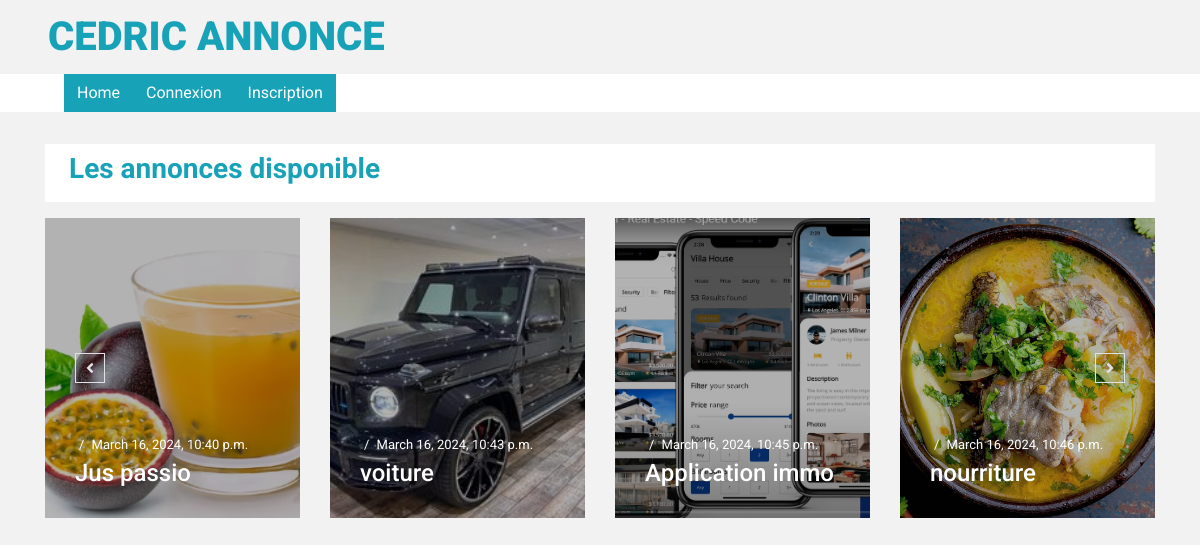
The page / on the database its author committed.
### app/models.py (models this page shows, shortened)
class PostApproved(models.Model):
    user = models.ForeignKey(User, on_delete=models.CASCADE)
    title = models.CharField(max_length=255)
    image = models.ImageField(upload_to='post_images/', null=True, blank=True)
    category = models.CharField(max_length=255)
    created_at = models.DateTimeField(auto_now_add=True)
    content = models.TextField()

### app/views.py (the view)
# urls.py: path('', views.index, name='index'),
def index(request):
    approved_posts = PostApproved.objects.all()
    return render(request, 'index.html', {'approved_posts': approved_posts})

### app/templates/index.html (shortened to what this page needs)
{% load static %}
<!DOCTYPE html>
<html lang="en">
<head>
    <link href="https://cdnjs.cloudflare.com/ajax/libs/font-awesome/5.15.0/css/all.min.css" rel="stylesheet">
    <link href="{% static 'lib/owlcarousel/assets/owl.carousel.min.css' %}" rel="stylesheet">
    <link  rel="stylesheet" href="{% static 'css/style.css' %}" >
</head>
<body>
        <div class="row align-items-center py-2 px-lg-5">
            <div class="col-lg-4">
                <a href="" class="navbar-brand d-none d-lg-block">
                    <h1 class="m-0 display-5 text-uppercase"><span class="text-info">Cedric Annonce</span></h1>
                </a>
            </div>
        </div>
    <div class="container-fluid p-0 mb-3">
        <nav class="navbar navbar-expand-lg bg-light navbar-light py-2 py-lg-0 px-lg-5">
            {% if user.is_authenticated %}
            <div class="collapse navbar-collapse justify-content-between px-0 px-lg-3" id="navbarCollapse">
                <div class="navbar-nav mr-auto py-0">
                    <a href="{% url 'index' %}" class="nav-item btn btn-info">Home</a>
                    {% if user.is_superuser %}
                    <a href="{% url 'review_posts' %}" class="nav-item btn btn-info">Confirmation</a>
                    {% endif %}
                    <a href="{% url 'createpost' %}" class="btn btn-info">Fait une annonce</a>
                    {% if user.is_authenticated %}
                    <h6>Bienvenue, {{ user.username}} </h6>
                    {% endif %}
                </div>
                <div class="input-group ml-auto" style="width: 100%; max-width: 300px;">
                    <a href="{% url 'logout' %}" class="btn btn-outline-info mx-3 mt-2 d-block"> Se Deconnecter</a>
                    </div>
                </div>
            </div>
            {% else %}
            <div class="collapse navbar-collapse justify-content-between px-0 px-lg-3" id="navbarCollapse">
                <div class="navbar-nav mr-auto py-0">
                    <a href="{% url 'index' %}" class="btn btn-info">Home</a>
                    <a href="{% url 'login' %}" class="btn btn-info">Connexion</a>
                    <a href="{% url 'register' %}" class="btn btn-info">Inscription</a>
                </div>
            </div>
            {% endif %}
        </nav>
    </div>
    <div class="container-fluid py-3">
        <div class="container">
           <div class="d-flex align-items-center justify-content-between bg-light py-2 px-4 mb-3">
                 <h3 class="text-info font-weight-medium text-decoration-none" href="">Les annonces disponible</h3>
            </div>
            <div class="owl-carousel owl-carousel-2 carousel-item-4 position-relative">
                {% for post in approved_posts %}
                <div class="position-relative overflow-hidden" style="height: 300px;">
                    {% if post.image %}
                    <img class="img-fluid w-100 h-100" src="{{ post.image.url }}" style="object-fit: cover;">
                    {% endif %}
                    <div class="overlay">
                        <div class="mb-1" style="font-size: 13px;">
                            <span class="px-1 text-white">/</span>
                            <a class="text-white" href="{% url 'single' post.id %}">{{ post.created_at }}</a>
                        </div>
                        <a class="h4 m-0 text-white" href="{% url 'single' post.id %}">{{ post.title }}</a>
                    </div>
                </div>
                {% endfor %}
            </div>
        </div>
    </div>
</body>
</html>

### rows shown on the page
PostApproved: image (picture), created_at "March 16, 2024, 10:40 p.m.", title "Jus passio"
PostApproved: image (picture), created_at "March 16, 2024, 10:43 p.m.", title "voiture"
PostApproved: image (picture), created_at "March 16, 2024, 10:45 p.m.", title "Application immo"
PostApproved: image (picture), created_at "March 16, 2024, 10:46 p.m.", title "nourriture"
